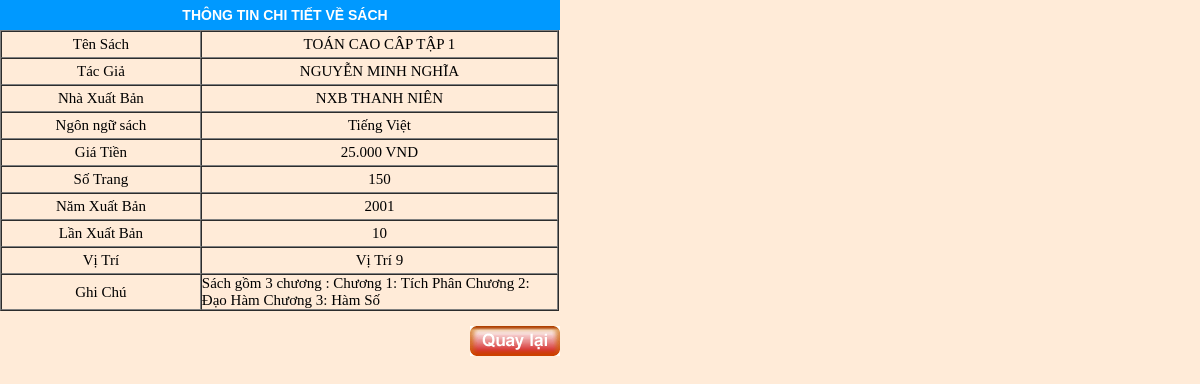
The page /Source/thuvien/chitiet_sach.php on the database its author committed.
### tables this page shows
CREATE TABLE `linhvuc` (
  `MaLinhVuc` int(10) unsigned NOT NULL auto_increment,
  `TenLinhVuc` varchar(45) default NULL,
  `HienLinhVuc` tinyint(10) unsigned default NULL,
  `HienMenu` tinyint(10) unsigned default NULL,
  PRIMARY KEY  (`MaLinhVuc`)
);

CREATE TABLE `sach` (
  `MasSach` int(10) unsigned NOT NULL auto_increment,
  `SoTrang` varchar(45) default NULL,
  `GiaTien` varchar(45) default NULL,
  `NamXuatBan` varchar(45) default NULL,
  `GhiChu` text,
  `MaNhom` int(10) unsigned default NULL,
  `MaNhaXuatBan` int(10) unsigned default NULL,
  `MaTacGia` int(10) unsigned default NULL,
  `MaNgonNgu` int(10) unsigned default NULL,
  `TenSach` varchar(45) default NULL,
  `Visible` tinyint(10) unsigned default NULL,
  `MaPhanLoaiSach` int(10) unsigned default NULL,
  `SoLanMuon` varchar(20) default NULL,
  `MaLinhVuc` int(10) unsigned default NULL,
  `LanXuatBan` varchar(45) default NULL,
  `SoLuongNap` varchar(45) default NULL,
  `SoSachSuDungDuoc` varchar(45) default NULL,
  `SoSachConTrongKHo` varchar(45) default NULL,
  `cosachmoi` tinyint(3) unsigned default NULL,
  `NgayCapNhat` datetime default NULL,
  PRIMARY KEY  (`MasSach`)
);

CREATE TABLE `tacgia` (
  `MaTacGia` int(10) unsigned NOT NULL auto_increment,
  `TenTacGia` varchar(100) default NULL,
  PRIMARY KEY  (`MaTacGia`)
);

CREATE TABLE `nhaxuatban` (
  `MaNhaXuatBan` int(10) unsigned NOT NULL auto_increment,
  `TenNhaXuatBan` varchar(100) default NULL,
  PRIMARY KEY  (`MaNhaXuatBan`)
);

CREATE TABLE `ngonngusach` (
  `MaNgonNguSach` int(10) unsigned NOT NULL auto_increment,
  `TenNgonNguSach` varchar(50) default NULL,
  PRIMARY KEY  USING BTREE (`MaNgonNguSach`)
);

CREATE TABLE `vitri` (
  `MaViTri` int(10) unsigned NOT NULL auto_increment,
  `TenViTri` varchar(45) default NULL,
  `Khu` varchar(45) default NULL,
  `Ke` varchar(45) default NULL,
  `Ngan` varchar(45) default NULL,
  PRIMARY KEY  (`MaViTri`)
);

### Source/thuvien/chitiet_sach.php (the view, shortened to what this page needs)
<?php require_once('Connections/conn_project.php'); ?>
<?php
if (!function_exists("GetSQLValueString")) {
function GetSQLValueString($theValue, $theType, $theDefinedValue = "", $theNotDefinedValue = "")
{
  $theValue = get_magic_quotes_gpc() ? stripslashes($theValue) : $theValue;
  $theValue = function_exists("mysql_real_escape_string") ? mysql_real_escape_string($theValue) : mysql_escape_string($theValue);
  switch ($theType) {
    case "long":
    case "int":
      $theValue = ($theValue != "") ? intval($theValue) : "NULL";
      break;
  }
  return $theValue;
}
}
$KTColParam1_rs_sach = "1";
$query_rs_sach = sprintf("SELECT linhvuc.MaLinhVuc, linhvuc.TenLinhVuc, nhaxuatban.MaNhaXuatBan, nhaxuatban.TenNhaXuatBan, sach.SoTrang, sach.GiaTien, sach.NamXuatBan, sach.GhiChu, sach.TenSach, sach.LanXuatBan, tacgia.MaTacGia, tacgia.TenTacGia, ngonngusach.MaNgonNguSach, ngonngusach.TenNgonNguSach, sach.MasSach, nhomsach.MaNhomSach, nhomsach.TenNhomSach, vitri.TenViTri, vitri.MaViTri FROM ((((((sach LEFT JOIN linhvuc ON linhvuc.MaLinhVuc=sach.MaLinhVuc) LEFT JOIN nhaxuatban ON nhaxuatban.MaNhaXuatBan=sach.MaNhaXuatBan) LEFT JOIN tacgia ON tacgia.MaTacGia=sach.MaTacGia) LEFT JOIN ngonngusach ON ngonngusach.MaNgonNguSach=sach.MaNgonNgu) LEFT JOIN nhomsach ON nhomsach.MaNhomSach=sach.MaNhom) LEFT JOIN vitri ON vitri.MaViTri=nhomsach.MaViTri) WHERE sach.MasSach=%s ", GetSQLValueString($KTColParam1_rs_sach, "int"));
$rs_sach = mysql_query($query_rs_sach, $conn_project) or die(mysql_error());
$row_rs_sach = mysql_fetch_assoc($rs_sach);
?><!DOCTYPE html PUBLIC "-//W3C//DTD XHTML 1.0 Transitional//EN" "http://www.w3.org/TR/xhtml1/DTD/xhtml1-transitional.dtd">
<html xmlns="http://www.w3.org/1999/xhtml">
<head>
<link href="css/theme1.css" rel="stylesheet" type="text/css" />
</head>
<body>
<div id="chitiet_sach">
  <div id="chitiet_sach_top">THÔNG TIN CHI TIẾT VỀ SÁCH</div>
  <div id="chitiet_sach_cen">
  <table width="559" border="1" cellspacing="0" cellpadding="0">
  <tr>
    <td width="200" height="25" align="center" valign="middle"><span class="style5">Tên Sách</span></td>
    <td width="359" height="25" align="center" valign="middle"><span class="style5"><?php echo $row_rs_sach['TenSach']; ?></span></td>
  </tr>
  <tr>
    <td width="200" height="25" align="center" valign="middle"><span class="style5">Tác Giả</span></td>
    <td width="359" height="25" align="center" valign="middle"><span class="style5"><?php echo $row_rs_sach['TenTacGia']; ?></span></td>
  </tr>
  <tr>
    <td width="200" height="25" align="center" valign="middle"><span class="style5">Nhà Xuất Bản</span></td>
    <td width="359" height="25" align="center" valign="middle"><span class="style5"><?php echo $row_rs_sach['TenNhaXuatBan']; ?></span></td>
  </tr>
  <tr>
    <td width="200" height="25" align="center" valign="middle"><span class="style5">Ngôn ngữ sách</span></td>
    <td width="359" height="25" align="center" valign="middle"><span class="style5"><?php echo $row_rs_sach['TenNgonNguSach']; ?></span></td>
  </tr>
  <tr>
    <td width="200" height="25" align="center" valign="middle"><span class="style5">Giá Tiền</span></td>
    <td width="359" height="25" align="center" valign="middle"><span class="style5"><?php echo $row_rs_sach['GiaTien']; ?></span></td>
  </tr>
  <tr>
    <td width="200" height="25" align="center" valign="middle"><span class="style5">Số Trang</span></td>
    <td width="359" height="25" align="center" valign="middle"><span class="style5"><?php echo $row_rs_sach['SoTrang']; ?></span></td>
  </tr>
  <tr>
    <td width="200" height="25" align="center" valign="middle"><span class="style5">Năm Xuất Bản</span></td>
    <td width="359" height="25" align="center" valign="middle"><span class="style5"><?php echo $row_rs_sach['NamXuatBan']; ?></span></td>
  </tr>
  <tr>
    <td width="200" height="25" align="center" valign="middle"><span class="style5">Lần Xuất Bản</span></td>
    <td width="359" height="25" align="center" valign="middle"><span class="style5"><?php echo $row_rs_sach['LanXuatBan']; ?></span></td>
  </tr>
  <tr>
    <td width="200" height="25" align="center" valign="middle"><span class="style5">Vị Trí</span></td>
    <td width="359" height="25" align="center" valign="middle"><span class="style5"><?php echo $row_rs_sach['TenViTri']; ?></span></td>
  </tr>
  <tr>
    <td width="200" height="25" align="center" valign="middle"><span class="style5">Ghi Chú</span></td>
    <td width="359" height="25" valign="top"><span class="style5"><?php echo $row_rs_sach['GhiChu']; ?></span></td>
  </tr>
</table>
</div>
<div id="chitiet_sach_bot">
  <a href="javascript:history.go(-1)"><img src="images/quaylai.gif" border="0" align="right" /></a><a href="javascript:history.go(-1)"> </a></div>
  </div>
</body>
</html>

### Source/thuvien/css/theme1.css (style rules this page uses)
body { background-image: url(../images/nenbody.jpg); background-repeat: repeat; margin-top: 0px; margin-left: auto; margin-right: auto; margin-bottom: 0px; }
#chitiet_sach { width: 560px; }
#chitiet_sach #chitiet_sach_bot { width: 560px; }
#chitiet_sach #chitiet_sach_top { font-family: Arial, Helvetica, sans-serif; font-size: 14px; line-height: 30px; font-weight: bold; color: #FFFFFF; background-color: #0099FF; height: 30px; width: 550px; padding-left: 10px; text-align: center; }

### Source/thuvien/chitiet_sach.php (style rules this page uses)
.style5 { font-size: 15px }

### rows shown on the page
linhvuc: sach.TenSach "TOÁN CAO CÂP TẬP 1", tacgia.TenTacGia "NGUYỄN MINH NGHĨA", nhaxuatban.TenNhaXuatBan "NXB THANH NIÊN", ngonngusach.TenNgonNguSach "Tiếng Việt", sach.GiaTien "25.000 VND", sach.SoTrang "150", sach.NamXuatBan "2001", sach.LanXuatBan "10", vitri.TenViTri "Vị Trí 9", sach.GhiChu "Sách gồm 3 chương : Chương 1: Tích Phân Chương 2: Đạo Hàm Chương 3: Hàm Số"
